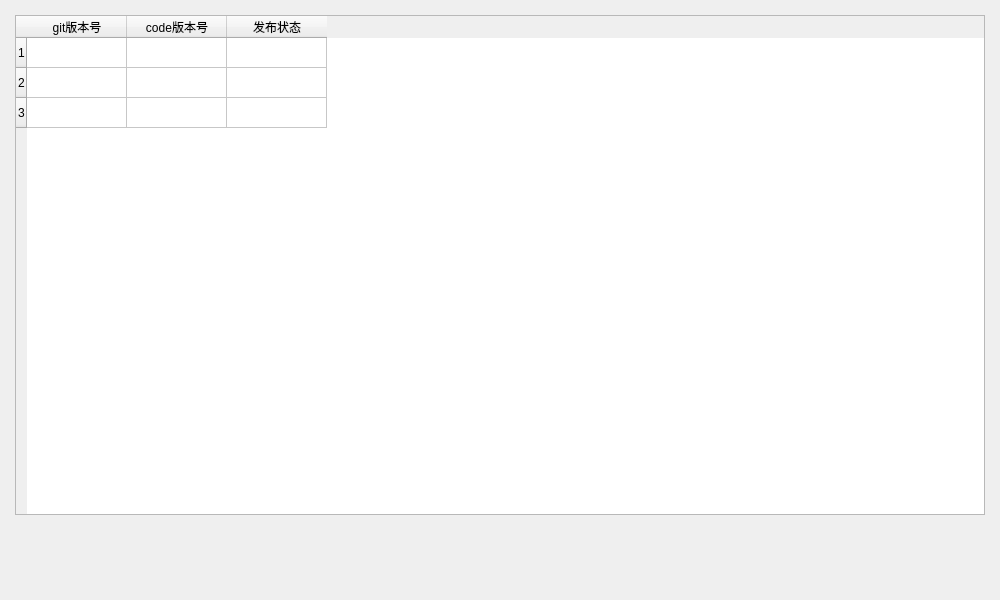
<?xml version="1.0" encoding="UTF-8"?>
<ui version="4.0">
 <class>packageForm</class>
 <widget class="QWidget" name="packageForm">
  <property name="geometry">
   <rect>
    <x>0</x>
    <y>0</y>
    <width>1000</width>
    <height>600</height>
   </rect>
  </property>
  <property name="minimumSize">
   <size>
    <width>1000</width>
    <height>600</height>
   </size>
  </property>
  <property name="windowTitle">
   <string>Form</string>
  </property>
  <widget class="QTableWidget" name="tableWidget">
   <property name="geometry">
    <rect>
     <x>15</x>
     <y>15</y>
     <width>970</width>
     <height>500</height>
    </rect>
   </property>
   <property name="minimumSize">
    <size>
     <width>970</width>
     <height>500</height>
    </size>
   </property>
   <property name="showGrid">
    <bool>true</bool>
   </property>
   <property name="rowCount">
    <number>3</number>
   </property>
   <row/>
   <row/>
   <row/>
   <column>
    <property name="text">
     <string>git版本号</string>
    </property>
   </column>
   <column>
    <property name="text">
     <string>code版本号</string>
    </property>
   </column>
   <column>
    <property name="text">
     <string>发布状态</string>
    </property>
   </column>
  </widget>
 </widget>
 <resources/>
 <connections/>
</ui>
